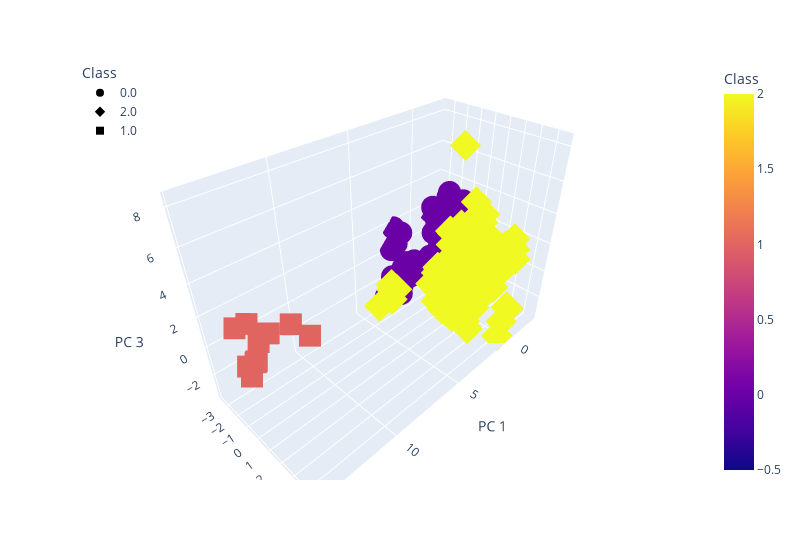

The notebook cell saved with this chart:
### Markdown cell above
### Deliverable 4: Visualizing Cryptocurrencies Results

#### 3D-Scatter with Clusters

### Code cell
# Creating a 3D-Scatter with the PCA data and the clusters

fig = px.scatter_3d(
    clustered_df1,
    x="PC 1",
    y="PC 2",
    z="PC 3",
    hover_data=["median_listing_price"],
    hover_name="County",
    color="Class",
    symbol="Class",
    width=800,
)
fig.update_layout(legend=dict(x=0, y=1))
fig.show()

### Figure 1 — Plotly figure (JSON) as saved in the notebook; plotly's stock layout.template omitted (floating-point values rounded to 4 significant figures; data arrays with more than 128 entries replaced by an {"elided": "..."} marker saying what was removed)
{"data": [{"customdata": {"elided": "231x1 int values"}, "hovertemplate": "<b>%{hovertext}</b><br><br>Class=%{marker.color}<br>PC 1=%{x}<br>PC 2=%{y}<br>PC 3=%{z}<br>median_listing_price=%{customdata[0]}<extra></extra>", "hovertext": {"elided": "231 str values"}, "legendgroup": "0.0", "marker": {"color": {"elided": "231 int values"}, "coloraxis": "coloraxis", "symbol": "circle"}, "mode": "markers", "name": "0.0", "scene": "scene", "showlegend": true, "type": "scatter3d", "x": {"elided": "231 float values"}, "y": {"elided": "231 float values"}, "z": {"elided": "231 float values"}}, {"customdata": [[400000], [439000], [299990], [159000], [329900], [399000], [375000], [539900], [327500], [424500], [419000], [319950], [302475], [269900], [385000], [289000], [304900], [314900], [399900], [317475], [302500], [347000], [269900], [394500], [319438], [164950], [389479], [549000], [372450], [429000], [410000], [399450], [424750], [310500], [419500], [284900], [268900], [308750], [328200], [268900], [434900], [322900], [349950], [417250], [417000], [394000], [300000], [429000], [326950], [402139], [288000], [309587], [169900], [547000], [332200], [378500], [400000], [274900], [303480], [425000], [279000], [429000], [174900], [419000], [375000], [397000], [298000], [549000], [309173], [299501], [334500], [339000], [414000], [329900], [434900], [414900], [350000], [428903], [339700], [544400], [277450], [350000], [305000], [178900], [425000], [417250], [334950], [399000], [419000], [429000], [327500], [372000], [298850], [431950]], "hovertemplate": "<b>%{hovertext}</b><br><br>Class=%{marker.color}<br>PC 1=%{x}<br>PC 2=%{y}<br>PC 3=%{z}<br>median_listing_price=%{customdata[0]}<extra></extra>", "hovertext": ["Warren", "Lee", "Henderson", "Hertford", "Onslow", "Graham", "Buncombe", "Pender", "Franklin", "Gates", "Perquimans", "Guilford", "Northampton", "Brunswick", "Lincoln", "Nash", "Madison", "Scotland", "Burke", "Vance", "Greene", "Watauga", "Davidson", "Stanly", "New hanover", "Swain", "Polk", "Macon", "Stokes", "Chowan", "New hanover", "Washington", "Halifax", "Beaufort", "Orange", "Mitchell", "Pamlico", "Union", "Bertie", "Durham", "Dare", "Yancey", "Camden", "Greene", "Hoke", "Montgomery", "Duplin", "Stanly", "Graham", "Jones", "Stokes", "Scotland", "Martin", "Iredell", "Alexander", "Craven", "Rutherford", "Burke", "Forsyth", "Stanly", "Montgomery", "Columbus", "Cherokee", "Davie", "Yancey", "Caswell", "Rowan", "Franklin", "Washington", "Gaston", "Rutherford", "Hoke", "Orange", "Lenoir", "Mecklenburg", "Surry", "Buncombe", "Caldwell", "Stokes", "Craven", "Vance", "Edgecombe", "Clay", "Mitchell", "Beaufort", "Gates", "Camden", "Johnston", "Montgomery", "Duplin", "Greene", "Buncombe", "Hoke", "Lincoln"], "legendgroup": "2.0", "marker": {"color": [2, 2, 2, 2, 2, 2, 2, 2, 2, 2, 2, 2, 2, 2, 2, 2, 2, 2, 2, 2, 2, 2, 2, 2, 2, 2, 2, 2, 2, 2, 2, 2, 2, 2, 2, 2, 2, 2, 2, 2, 2, 2, 2, 2, 2, 2, 2, 2, 2, 2, 2, 2, 2, 2, 2, 2, 2, 2, 2, 2, 2, 2, 2, 2, 2, 2, 2, 2, 2, 2, 2, 2, 2, 2, 2, 2, 2, 2, 2, 2, 2, 2, 2, 2, 2, 2, 2, 2, 2, 2, 2, 2, 2, 2], "coloraxis": "coloraxis", "symbol": "diamond"}, "mode": "markers", "name": "2.0", "scene": "scene", "showlegend": true, "type": "scatter3d", "x": [-0.1321, -1.179, 1.242, -0.1092, -0.9217, 1.836, 2.592, 0.1072, 1.555, -0.7007, -0.3017, -0.6067, -1.132, 3.787, 0.1697, -0.9874, 0.3496, 1.563, -0.8124, -0.3847, 1.404, 1.884, 4.236, -0.6286, 1.64, 0.2775, 1.841, 0.2839, 0.4696, -1.001, -0.181, 2.618, -0.1813, -0.8628, -0.5642, -0.8638, 0.8808, 0.3508, -0.8721, 1.083, -0.1327, 1.839, 1.828, 0.02811, -0.26, -0.4332, 1.695, -0.8371, -0.1906, 2.253, -0.7558, 0.5162, 0.6087, 0.3793, -0.7846, 0.6467, 2.916, 4.486, -0.8002, 0.3651, 4.458, -0.8134, 0.8665, -0.01648, 1.704, -0.2706, -0.6466, 0.4893, 0.4071, 1.781, -0.4906, 1.921, 3.103, -0.04391, -0.1319, 2.306, 2.0, 0.2487, 2.621, 0.528, 5.031, 2.193, 0.8767, 1.526, 2.847, -0.05327, 0.05378, -0.02273, 2.442, -0.7888, 0.2124, 1.002, 1.548, -0.01545], "y": [1.981, 3.675, 0.7825, 1.241, 1.529, 1.345, 1.76, 4.343, 1.516, 3.811, 2.632, 2.006, 1.471, -1.284, 2.374, 1.214, 1.809, 0.9543, 3.445, 1.941, 0.8827, 1.866, -1.286, 3.272, 1.034, 1.495, 2.996, 4.578, 2.121, 3.36, 2.247, 0.9158, 2.479, 1.624, 3.775, 1.107, 0.1564, 1.78, 1.401, 0.1159, 2.573, 1.03, 2.057, 2.482, 3.452, 3.215, 0.8123, 3.288, 2.214, 3.101, 1.088, 1.762, 0.8562, 4.484, 1.386, 2.324, 1.075, -1.005, 1.414, 1.955, -1.012, 3.263, 1.217, 3.16, 1.468, 3.167, 1.106, 4.361, 1.724, 0.7033, 1.213, 1.122, 0.8463, 2.089, 2.559, 3.2, 1.93, 2.162, 0.9951, 4.247, -1.523, 1.91, 1.591, 1.321, 1.138, 3.114, 2.188, 2.707, 3.053, 3.193, 1.11, 2.053, 0.65, 2.434], "z": [0.09463, 1.171, -1.872, 3.411, 1.329, 0.1607, -1.149, -1.323, -0.4775, 2.152, 0.634, -1.029, 0.4506, -1.049, -1.066, 0.4351, 0.1369, 2.221, 1.23, 0.2988, -1.209, -0.5777, -0.4553, 2.102, 3.039, 4.719, -0.7271, -1.213, 0.4762, 1.52, 0.07952, 1.106, 2.546, 0.4798, 2.911, 1.538, -0.1802, 0.6938, 3.435, -0.2623, 1.695, 3.281, -0.8355, -0.4015, 2.443, 1.796, -1.263, 1.305, -0.7327, -0.918, 1.55, 0.4162, 3.097, -1.125, 2.901, -0.2459, 0.9545, -0.5764, 0.2183, -1.576, -1.308, 0.6397, 2.207, 0.1895, -1.058, 0.4629, -0.2666, -2.241, -0.8821, -2.284, 0.918, 1.423, 0.1396, -0.9392, 1.089, -2.396, -1.99, -2.573, 1.044, -3.44, -1.807, -2.289, -1.067, 8.321, -1.133, -0.6047, -2.12, -0.1044, -1.819, 0.4153, 0.29, -1.371, -2.836, 0.4949]}, {"customdata": [[359000], [390590], [394475], [362425], [366513], [398000], [399950], [375000], [407874], [375000]], "hovertemplate": "<b>%{hovertext}</b><br><br>Class=%{marker.color}<br>PC 1=%{x}<br>PC 2=%{y}<br>PC 3=%{z}<br>median_listing_price=%{customdata[0]}<extra></extra>", "hovertext": ["Dare", "Transylvania", "Harnett", "Cleveland", "Wayne", "Cabarrus", "Madison", "Currituck", "Chowan", "Cumberland"], "legendgroup": "1.0", "marker": {"color": [1, 1, 1, 1, 1, 1, 1, 1, 1, 1], "coloraxis": "coloraxis", "symbol": "square"}, "mode": "markers", "name": "1.0", "scene": "scene", "showlegend": true, "type": "scatter3d", "x": [11.21, 11.3, 13.36, 13.48, 14.08, 13.91, 14.19, 13.78, 14.57, 14.19], "y": [-1.785, 0.03069, -0.1874, -2.035, -2.095, -0.2163, -0.2179, -1.254, -0.2401, -1.31], "z": [0.3769, 0.8101, 2.151, 1.651, 1.716, 1.953, 0.9247, -0.188, 0.1722, -0.2264]}], "layout": {"coloraxis": {"colorbar": {"title": {"text": "Class"}}, "colorscale": [[0, "#0d0887"], [0.1111, "#46039f"], [0.2222, "#7201a8"], [0.3333, "#9c179e"], [0.4444, "#bd3786"], [0.5556, "#d8576b"], [0.6667, "#ed7953"], [0.7778, "#fb9f3a"], [0.8889, "#fdca26"], [1, "#f0f921"]]}, "legend": {"title": {"text": "Class"}, "tracegroupgap": 0, "x": 0, "y": 1}, "margin": {"t": 60}, "scene": {"domain": {"x": [0, 1], "y": [0, 1]}, "xaxis": {"title": {"text": "PC 1"}}, "yaxis": {"title": {"text": "PC 2"}}, "zaxis": {"title": {"text": "PC 3"}}}, "width": 800}}
